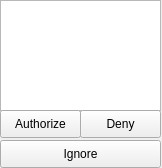
<ui version="4.0" >
 <class>AcceptAuthDialog</class>
 <widget class="QWidget" name="AcceptAuthDialog" >
  <property name="geometry" >
   <rect>
    <x>0</x>
    <y>0</y>
    <width>162</width>
    <height>168</height>
   </rect>
  </property>
  <property name="windowTitle" >
   <string>Form</string>
  </property>
  <widget class="QTextEdit" name="authorizeText" >
   <property name="geometry" >
    <rect>
     <x>0</x>
     <y>0</y>
     <width>161</width>
     <height>111</height>
    </rect>
   </property>
   <property name="readOnly" >
    <bool>true</bool>
   </property>
   <property name="textInteractionFlags" >
    <set>Qt::LinksAccessibleByMouse|Qt::NoTextInteraction|Qt::TextSelectableByMouse</set>
   </property>
  </widget>
  <widget class="QPushButton" name="authorizeButton" >
   <property name="geometry" >
    <rect>
     <x>0</x>
     <y>110</y>
     <width>81</width>
     <height>28</height>
    </rect>
   </property>
   <property name="text" >
    <string>Authorize</string>
   </property>
  </widget>
  <widget class="QPushButton" name="denyButton" >
   <property name="geometry" >
    <rect>
     <x>80</x>
     <y>110</y>
     <width>81</width>
     <height>28</height>
    </rect>
   </property>
   <property name="text" >
    <string>Deny</string>
   </property>
  </widget>
  <widget class="QPushButton" name="ignoreButton" >
   <property name="geometry" >
    <rect>
     <x>0</x>
     <y>140</y>
     <width>161</width>
     <height>28</height>
    </rect>
   </property>
   <property name="text" >
    <string>Ignore</string>
   </property>
  </widget>
 </widget>
 <resources/>
 <connections>
  <connection>
   <sender>ignoreButton</sender>
   <signal>clicked()</signal>
   <receiver>AcceptAuthDialog</receiver>
   <slot>close()</slot>
   <hints>
    <hint type="sourcelabel" >
     <x>263</x>
     <y>213</y>
    </hint>
    <hint type="destinationlabel" >
     <x>158</x>
     <y>114</y>
    </hint>
   </hints>
  </connection>
 </connections>
</ui>
